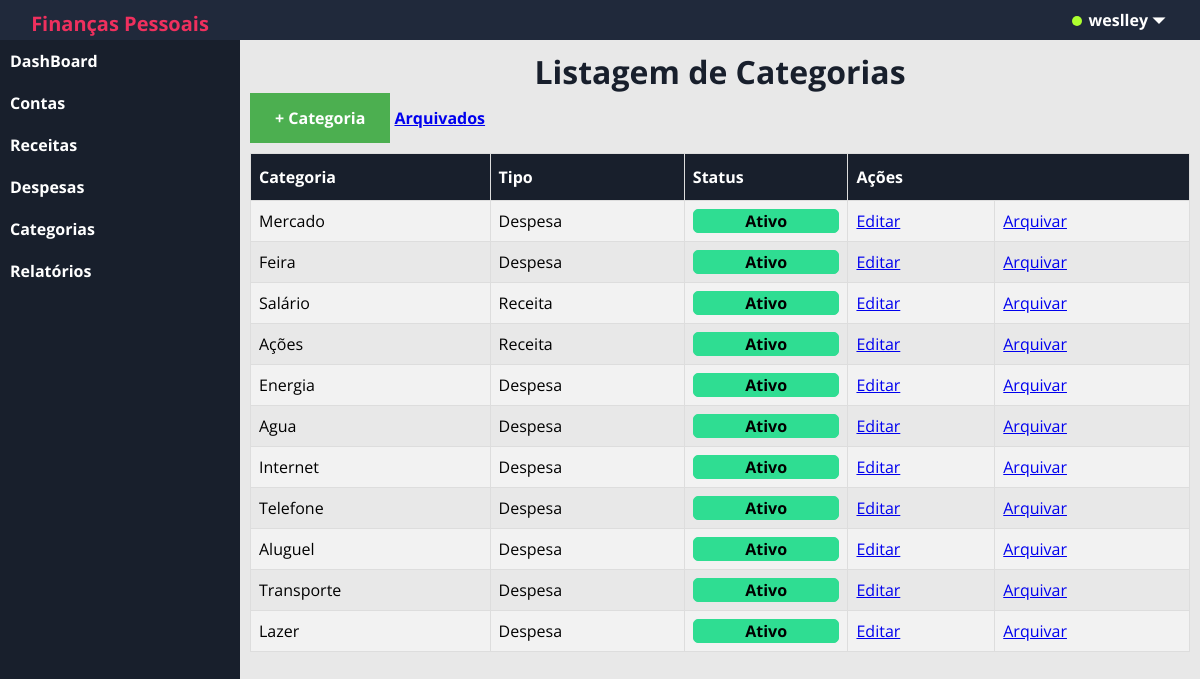
/?c=categorias (signed in), run on the app's committed database.
### tables this page shows
CREATE TABLE `categoria` (
  `id` int(11) NOT NULL,
  `nome` varchar(60) NOT NULL,
  `tipo` varchar(7) NOT NULL,
  `statusCat` tinyint(1) DEFAULT NULL,
  `idUsuario` int(11) DEFAULT NULL
);

### app/controller/Categorias.php (called while the page is built, shortened)
<?php
    class Categorias extends Controller
    {
        public function index()
        {
            try {
                $carRespository = new Repository('app\model\class\Categoria');
                $criteria = new Criteria;
                $criteria->add('idUsuario','=',Usuario::get('id'));
                if(isset($_GET['f'])&& $_GET['f'] =='arquivados')
                {
                    $criteria->add('statusCat','=','0');
                }
                else{
                    $criteria->add('statusCat','=','1');
                }
                $resultado = $carRespository->load($criteria);
            } catch (\Exception $e) {
                echo $e->getMessage();
                Transaction::rollback();
            }
            $this->view([
                'template/header',
                'categoria/listagem',
                'template/footer'
            ],[
                'usuario_logado' => Usuario::get('nome'),
                'catItens' => $resultado,
                'msg' => FlashMessage::get()
            ]);
        }
    }

### app/model/Repository.php (called while the page is built, shortened)
<?php
    final class Repository
    {
        private $activeRecord;
        public function __construct($class)
        {
            $this->activeRecord = $class;
        }
        public function load(Criteria|null $criteria = null)
        {
            $sql = "SELECT * FROM ".constant($this->activeRecord.'::TABLENAME');
            if($criteria)
            {
                $expressao = $criteria->dump();
                if($expressao)
                {
                    $sql .= " WHERE ".$expressao;
                }
            }
            if($conn = Transaction::get())
            {
                $result = $conn->query($sql);
                $results = array();
                if($result)
                {
                    while($row = $result->fetchObject($this->activeRecord))
                    {
                        $results[] = $row;
                    }
                    return $results;
                }
            }
            else
            {
                throw new \Exception('Não há transação ativa!');
            }
        }
    }

### app/model/Criteria.php (called while the page is built, shortened)
<?php
    class Criteria
    {
        private $filters;
        function __construct()
        {
            $this->filters = array();
        }
        public function add($variable,$compare_operator,$value,$logic_operator = 'and',$transform = true)
        {
            if(empty($this->filters))
            {
                $logic_operator = null;
            }
            if($transform)
            {
                $this->filters[] = [$variable,$compare_operator,$this->transform($value),$logic_operator];
            }
            else{
                $this->filters[] = [$variable,$compare_operator,$value,$logic_operator];
            }
        }
        public function transform($value)
        {
            if(is_array($value))
            {
                foreach($value as $x)
                {
                    if(is_integer($x)){
                        $foo[] = $x;
                    }
                    else if(is_string($x))
                    {
                        $foo[] = "'$x'";
                    }
                }
                $result = '('.implode(',',$foo).')';
            }
            else if(is_string($value))
            {
                $result = "'$value'";
            }
            return $result;
        }
        public function dump()
        {
            if(is_array($this->filters) and count($this->filters) > 0)
            {
                $result = '';
                foreach($this->filters as $filter)
                {
                    $result .= $filter[3].' '.$filter[0].' '.$filter[1].' '.$filter[2].' ';
                }
                $result = trim($result);
                return "({$result})";
            }
        }
    }

### app/model/Record.php (called while the page is built, shortened)
<?php
    abstract class Record
    {
        protected array $data;
        public function __set($prop,$value)
        {
           if(method_exists($this,'set_'.$prop))
           {
            call_user_func(array($this,'set_'.$prop),$value);
           }
           else
           {
               if($value == null)
               {
                   unset($this->data[$prop]);
               }
               else{
                   $this->data[$prop] = $value;
               }
           }
        }
        public function __get($prop)
        {
           if(method_exists($this,'get_'.$prop))
           {
            return call_user_func(array($this,'get_'.$prop));
           }
           else
           {
               if(isset($this->data[$prop]))
               {
                   return $this->data[$prop];
               }
           }
        }
    }

### app/view/categoria/listagem.php (the view, shortened to what this page needs)
<h1 id="titulo-categoria">Listagem de Categorias</h1>
<a href="./?c=categorias&m=inserir" id="btn-catInserir"><b>+ Categoria</b></a>
<a href="./?c=categorias&f=arquivados"><b>Arquivados</b></a>
<table id="customers">
  <tr>
    <th>Categoria</th>
    <th>Tipo</th>
    <th>Status</th>
    <th colspan="2">Ações</th>
  </tr>
  <?php
    if(isset($catItens) && count($catItens) > 0):
      foreach ($catItens as $categoria):
  ?>
  <tr>
    <td><?= $categoria->nome ?></td>
    <td><?= $categoria->tipo?></td>
    <td><?= $categoria->statusCat ? '<div class ="status_categoria_ativo">Ativo</div>' :'<div class ="status_categoria_arquivado">Arquivado</div>' ?></td>
    <?php if(isset($_GET['f'])&& $_GET['f'] =='arquivados'): ?>
      <td><a href="./?c=categorias&m=ativar&id=<?= $categoria->id ?>">Reativar</a></td>
    <?php else: ?>
      <td><a href="./?c=categorias&m=editar&id=<?= $categoria->id ?>">Editar</a></td>
      <td><a href="./?c=categorias&m=arquivar&id=<?= $categoria->id ?>">Arquivar</a></td>
    <?php endif; ?>
  </tr>
  <?php endforeach;?>
  <?php else:?>
    <tr>
    <td colspan="4" style="text-align: center;">Vazio!</td>
    </tr>
  <?php endif;?>
</table>

### index.php (shortened to what this page needs)
<?php
    $classe = isset($_GET['c']) ? NAMESPACE_CONTROLLER.ucfirst($_GET['c']) : NAMESPACE_CONTROLLER.'Login';
    $metodo = isset($_GET['m']) ? strtolower($_GET['m']) : 'index';
    if(class_exists($classe))
    {
        $c = new $classe;
        if(method_exists($c,$metodo))
        {
            $m = $metodo;
            $c->$m();
            exit();
        }
    }

### app/controller/Controller.php (shortened to what this page needs)
<?php
    abstract class Controller
    {
        protected function view(array $templates,array $dados = array())
        {
            foreach($templates as $template)
            {
                require_once __DIR__."/../view/{$template}.php";
            }
        }
    }

### app/view/template/header.php (shortened to what this page needs)
<!DOCTYPE html>
<html lang="pt-br">
<head>
    <link rel="stylesheet" type="text/css" href="assets/css/style.css">
    <link rel="stylesheet" type="text/css" href="assets/css/dashboard.css">
    <link rel="stylesheet" href="https://cdnjs.cloudflare.com/ajax/libs/font-awesome/6.0.0-beta2/css/all.min.css">
</head>
<body>
    <div id="sdsd">
        <div id="ini-menu">
            <a href="./">Finanças Pessoais</a>
        </div>
        <div class="dropdown">
            <button class="dropbtn"> <div id="circulo-on"></div> <?= $usuario_logado ?> &#9207</button>
        </div>
    </div>
    <div id="menu">
        <ul>
            <li><a href="./?c=home">DashBoard</a></li>
            <li><a href="./?c=contas">Contas</a></li>
            <li><a href="./?c=receita">Receitas</a></li>
            <li><a href="./?c=despesa">Despesas</a></li>
            <li><a href="./?c=categorias">Categorias</a></li>
            <li><a href="./?c=relatorios">Relatórios</a></li>
        </ul>
    </div>
    <div id="conteudo">
        <div class="exemplo">

### app/view/template/footer.php
        </div>
    </div>
</body>
</html>

### assets/css/style.css (style rules this page uses)
* { padding: 0px; margin: 0px; font-family: 'Open Sans', sans-serif; box-sizing: border-box; }
#menu { height: 100vh; float: left; }
#menu { background-color:#181F2C ; width: 20%; margin-top: 5vh; position: fixed; }
#conteudo { background-color: #E8E8E8; width: 80%; padding: 10px; overflow: auto; margin-top: 5vh; float: right; height: 95vh; }
ul li { display: block; }
ul li a { display: inline-block; width: 100%; padding: 10px; text-align: left; text-decoration: none; color: white; font-weight: bold; }
.exemplo { overflow: auto; }
#customers { font-family: Arial, Helvetica, sans-serif; border-collapse: collapse; width: 100%; }
#customers td, #customers th { border: 1px solid #ddd; padding: 8px; }
#customers tr:nth-child(even) { background-color: #f2f2f2; }
#customers th { padding-top: 12px; padding-bottom: 12px; text-align: left; background-color: #181F2C; color: white; }
#btn-catInserir { display: inline-block; margin-bottom: 10px; }
#btn-catInserir:link, #btn-catInserir:visited { background-color: #4CAF50; color: white; padding: 14px 25px; text-align: center; text-decoration: none; display: inline-block; }
#titulo-categoria,#titulo-despesa,#titulo-receita { text-align: center; font-weight: bold; color: 181F2C; }
.status_categoria_ativo { text-align: center; border-radius: 5px; font-weight: bold; background-color: #2FDD92; border: 1px solid #2FDD92; }
#titulo-categoria { text-align: center; font-weight: bold; color: #181F2C; }
#titulo-categoria { text-align: center; font-weight: bold; color: 181F2C; }

### app/view/template/header.php (style rules this page uses)
#sdsd { background-color: #20293b; height: 5vh; width: 100%; position: fixed; }
#ini-menu { width: 20%; background-color: #20293b; float: left; height: 5vh; }
#ini-menu a { display: inline-block; width: 100%; text-align: center; color: #EF305E; text-decoration: none; font-weight: bold; padding: 10px; font-size: 20px; }
#circulo-on { display: inline-block; background-color: greenyellow; width: 10px; height: 10px; border-radius: 10px; margin-right: 2px; }
.dropbtn { background-color: #20293B; height: 5vh; color: white; font-size: 16px; border: none; font-weight: bold; }
.dropdown { position: relative; float: right; margin-right: 35px; }

### data on the page
categoria: nome "Mercado", tipo "Despesa", statusCat "Ativo"
categoria: nome "Feira", tipo "Despesa", statusCat "Ativo"
categoria: nome "Salário", tipo "Receita", statusCat "Ativo"
categoria: nome "Ações", tipo "Receita", statusCat "Ativo"
categoria: nome "Energia", tipo "Despesa", statusCat "Ativo"
categoria: nome "Agua", tipo "Despesa", statusCat "Ativo"
categoria: nome "Internet", tipo "Despesa", statusCat "Ativo"
categoria: nome "Telefone", tipo "Despesa", statusCat "Ativo"
categoria: nome "Aluguel", tipo "Despesa", statusCat "Ativo"
categoria: nome "Transporte", tipo "Despesa", statusCat "Ativo"
categoria: nome "Lazer", tipo "Despesa", statusCat "Ativo"
